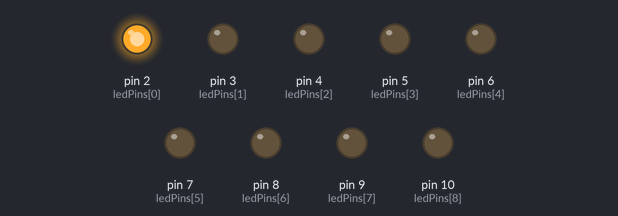
A sketch run on a simulated Arduino Uno, built with avr-gcc and run on an emulated ATmega328P. On the bench: output pins drawn as LEDs (lit = HIGH). Random numbers use the default seed unless the sketch sets one.

Above: at 3.4 s.
At 10.4 s:
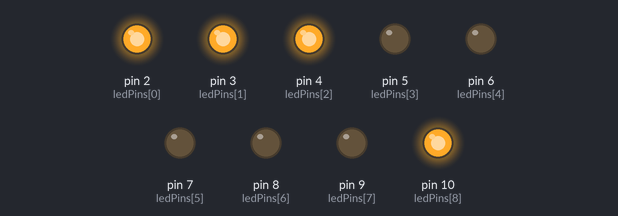
At 10.8 s:
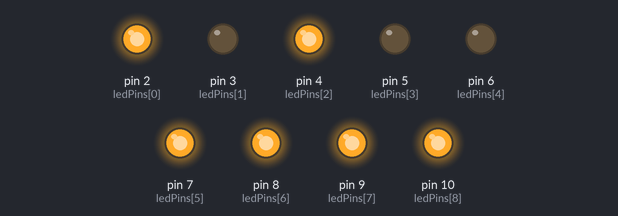
At 12.0 s:
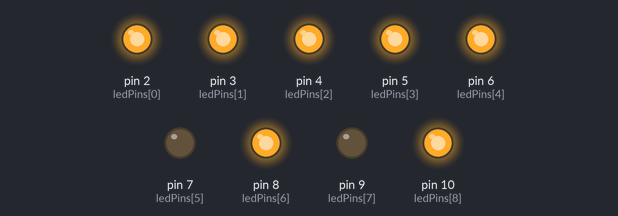
At 17.9 s:
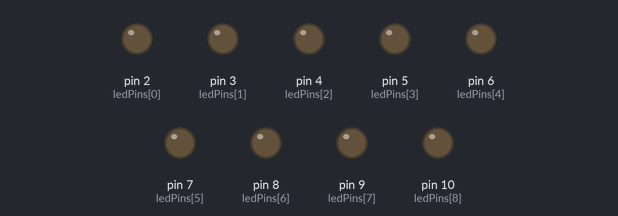
At 39.41 s:
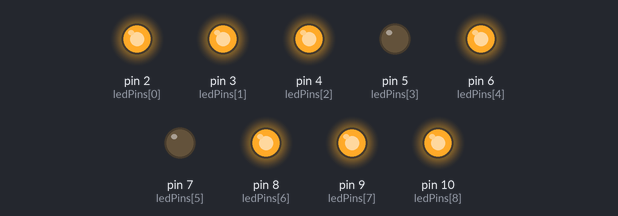
Timing chart, 0 to 40.0 s (numbered marks = the images above):
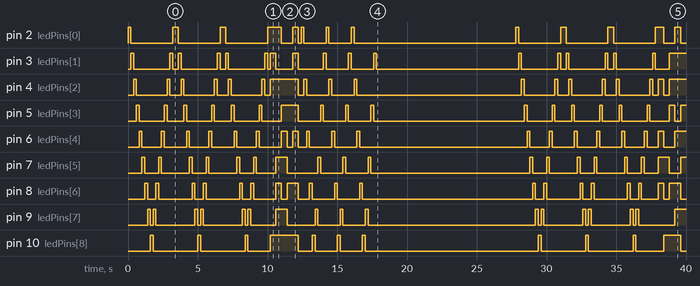

The sketch:

homeworkQ3.ino
```cpp
int ledPins[] = {2, 3, 4, 5, 6, 7, 8, 9, 10}; // LED 핀 번호 배열
int numLeds = 9; // LED 개수
int delayTime = 200; // 딜레이 시간

void setup() {
  // LED 핀들을 출력으로 설정
  for (int i = 0; i < numLeds; i++) {
    pinMode(ledPins[i], OUTPUT);
  }
}

void loop() {
  // 왼쪽에서 오른쪽으로 3번 왕복
  for (int i = 0; i < 3; i++) {
    for (int j = 0; j < numLeds; j++) {
      digitalWrite(ledPins[j], HIGH); // LED 켜기
      delay(delayTime); // 딜레이
      digitalWrite(ledPins[j], LOW); // LED 끄기
    }
    for (int j = numLeds - 2; j >= 0; j--) {
      digitalWrite(ledPins[j], HIGH); // LED 켜기
      delay(delayTime); // 딜레이
      digitalWrite(ledPins[j], LOW); // LED 끄기
    }
  }
  // 랜덤패턴
  for (int i = 0; i < 5; i++) { // 랜덤 패턴을 5번 반복
    for (int j = 0; j < 9; j++) {
      int value = random(2); // 0 또는 1 값을 랜덤으로 선택
      digitalWrite(ledPins[j], value);
    }
    delay(400);
  }
  digitalWrite(ledPins[0], LOW);
  digitalWrite(ledPins[1], LOW);
  digitalWrite(ledPins[2], LOW);
  digitalWrite(ledPins[3], LOW);
  digitalWrite(ledPins[4], LOW);
  digitalWrite(ledPins[5], LOW);
  digitalWrite(ledPins[6], LOW);
  digitalWrite(ledPins[7], LOW);
  digitalWrite(ledPins[8], LOW);
  delay(200);
  // 갈때는 홀수 LED 올때는 짝수 LED만 켜지는 패턴
  for (int i = 0; i < 3; i++) {
    // 왼쪽으로 이동
    for (int j = 0; j < numLeds; j += 2) {
      digitalWrite(ledPins[j], HIGH); // LED 켜기
      delay(delayTime); // 딜레이
      digitalWrite(ledPins[j], LOW); // LED 끄기
    }
    // 오른쪽으로 이동
    for (int j = numLeds - 2; j >= 0; j -= 2) {
      digitalWrite(ledPins[j], HIGH); // LED 켜기
      delay(delayTime); // 딜레이
      digitalWrite(ledPins[j], LOW); // LED 끄기
    }
  }
  digitalWrite(ledPins[0], LOW);
  digitalWrite(ledPins[1], LOW);
  digitalWrite(ledPins[2], LOW);
  digitalWrite(ledPins[3], LOW);
  digitalWrite(ledPins[4], LOW);
  digitalWrite(ledPins[5], LOW);
  digitalWrite(ledPins[6], LOW);
  digitalWrite(ledPins[7], LOW);
  digitalWrite(ledPins[8], LOW);
  delay(10000);
}
```

Measured:
- by itself, pin 2 (ledPins[0]): LOW → HIGH at 0.00 s, → LOW 0.20 s later, → HIGH 3.0 s later, → LOW 0.40 s later, … (26 changes in this stretch)
- by itself, pin 3 (ledPins[1]): LOW → HIGH at 0.20 s, → LOW 0.20 s later, → HIGH 2.6 s later, → LOW 0.20 s later, … (35 changes in this stretch)
- by itself, pin 4 (ledPins[2]): LOW → HIGH at 0.40 s, → LOW 0.20 s later, → HIGH 2.2 s later, → LOW 0.20 s later, … (35 changes in this stretch)
- by itself, pin 5 (ledPins[3]): LOW → HIGH at 0.60 s, → LOW 0.20 s later, → HIGH 1.8 s later, → LOW 0.20 s later, … (35 changes in this stretch)
- by itself, pin 6 (ledPins[4]): LOW → HIGH at 0.80 s, → LOW 0.20 s later, → HIGH 1.4 s later, → LOW 0.20 s later, … (37 changes in this stretch)
- by itself, pin 7 (ledPins[5]): LOW → HIGH at 1.0 s, → LOW 0.20 s later, → HIGH 1.0 s later, → LOW 0.20 s later, … (35 changes in this stretch)
- by itself, pin 8 (ledPins[6]): LOW → HIGH at 1.2 s, → LOW 0.20 s later, → HIGH 0.60 s later, → LOW 0.20 s later, … (38 changes in this stretch)
- by itself, pin 9 (ledPins[7]): LOW → HIGH at 1.4 s, → LOW 0.20 s later, → HIGH 0.20 s later, → LOW 0.20 s later, … (33 changes in this stretch)
